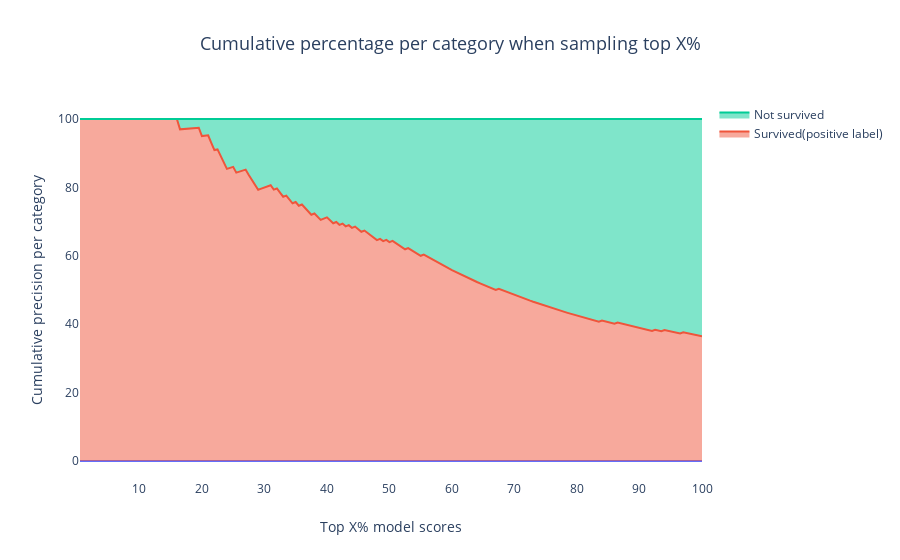

Here is the notebook cell this chart was saved with:
### Code cell
explainer.plot_cumulative_precision()

### Figure 1 — Plotly figure (JSON) as saved in the notebook; plotly's stock layout.template omitted (floating-point values rounded to 4 significant figures; data arrays with more than 128 entries replaced by an {"elided": "..."} marker saying what was removed)
{"data": [{"hoverinfo": "text", "showlegend": false, "text": {"elided": "200 str values"}, "type": "scatter", "x": {"elided": "200 float values"}, "y": {"elided": "200 int values"}}, {"fill": "tozeroy", "hoverinfo": "text", "name": "Survived(positive label)", "text": {"elided": "200 str values"}, "type": "scatter", "x": {"elided": "200 float values"}, "y": {"elided": "200 float values"}}, {"fill": "tonexty", "hoverinfo": "text", "name": "Not survived", "text": {"elided": "200 str values"}, "type": "scatter", "x": {"elided": "200 float values"}, "y": {"elided": "200 int values"}}], "layout": {"hovermode": "x", "plot_bgcolor": "#fff", "title": {"font": {"size": 18}, "text": "Cumulative percentage per category when sampling top X%", "x": 0.5}, "xaxis": {"nticks": 10, "spikemode": "across", "title": {"text": "Top X% model scores"}}, "yaxis": {"title": {"text": "Cumulative precision per category"}}}}
